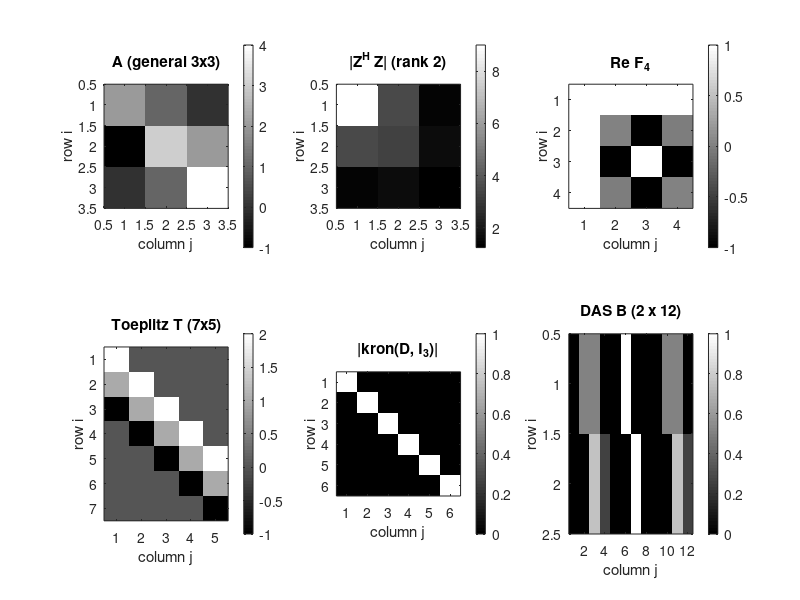

Recreate this plot in MATLAB.
%% m05_matrix_basics.m  Module 05: the matrix workbench (Demo 05.2) in numbers
% Purpose : print every operation of the Module 05 workbench on the same small
%           matrices as the page, so each number on the page can be checked here:
%           A*x two ways, A*B vs B*A, .' vs ' on IQ data, inv/det of 2x2 and 3x3,
%           A\b (square and tall), rank of a rank-deficient matrix, projectors,
%           the DFT matrix F4, convolution as a Toeplitz matrix, kron for
%           per-element operators on stacked channel data, and a tiny sparse DAS matrix.
% Change  : edit any matrix below; e.g. make row 3 of A = row 1 + row 2 and rerun.
% Expect  : A*x = [4 3 -2]; det(A) = 24; A*B = [2 1 3; 1 5 -5; 4 5 -1] ~= B*A;
%           z.'*z = 0 but z'*z = 2; A\b = [1 -1 0.5]; tall fit slope -0.98 dB/MHz;
%           rank(M) = 2 with null vector [1 1 -1]; F4'*F4 = 4*I; T*x = conv(h,x);
%           DAS: nnz(B) = 10, B*d = [2 0.75]; hilb(10): A\b residual ~1e-16 vs
%           inv(A)*b ~4e-5 at equal forward error ~5e-4 (backslash is backward stable).
% Runtime : < 1 s.  Base MATLAB only; runs in MATLAB R2019b+ and GNU Octave 8.
rng(1);
pm = @(name, M) fprintf(['%s =\n' repmat([repmat('%9.4g', 1, size(M,2)) '\n'], 1, size(M,1))], name, M.');   % print a real matrix row by row

%% 1. A*x: row picture (one dot product per output) and column picture (mix of columns)
A = [ 2 1 0;
     -1 3 2;
      0 1 4];                  % 3x3 real, not symmetric
x = [1; 2; -1];                % 3x1 column vector
for i = 1:3
    fprintf('row %d: [%g %g %g] . [%g %g %g] = %g\n', i, A(i,:), x, A(i,:)*x);
end
y = zeros(3,1);
for j = 1:3
    y = y + x(j)*A(:,j);       % add x_j times column j
    fprintf('after column %d: [%g %g %g]\n', j, y);
end
fprintf('A*x = [%g %g %g]\n\n', A*x);

%% 2. A*B versus B*A: the order matters
B = [1 0 2;
     0 1 -1;
     1 1 0];
pm('A*B', A*B);  pm('B*A', B*A);  pm('A*B - B*A', A*B - B*A);
fprintf('(A*B)(2,3) = %g*%g + %g*%g + %g*%g = %g\n\n', A(2,1), B(1,3), A(2,2), B(2,3), A(2,3), B(3,3), A(2,:)*B(:,3));

%% 3. Transpose .' versus conjugate transpose ' on IQ data
Z = [1+2i, 0.5-1i, -1i;
     2,   -1+1i,   0.3+0.4i];  % K = 2 snapshots (rows) x N = 3 elements (columns), complex IQ
disp('Z.'' (transpose, no conjugate) ='); disp(Z.');
disp('Z''  (conjugate transpose)    ='); disp(Z');
z = [1; 1i];
fprintf('z = [1; 1i]:  z.''*z = %g   z''*z = %g\n', z.'*z, z'*z);
R = Z'*Z;                      % 3x3 sample covariance across elements (times K): Hermitian PSD
disp('R = Z''*Z ='); disp(R);
fprintf('diag(R) = [%.2f %.2f %.2f] (element energies, real)\n', real(diag(R)));
ev = sort(real(eig(R)), 'descend');
fprintf('eig(R) = [%.4f %.4f %.4f], rank(R) = %d (K = 2 snapshots)\n\n', ev, rank(R));

%% 4. Inverse and determinant, 2x2 and 3x3
A2 = [4 7; 2 6];
fprintf('det(A2) = %g, inv(A2) = (1/det)[d -b; -c a]:\n', det(A2)); disp(inv(A2));
fprintf('det(A) = %g\n', det(A));
pm('24*inv(A) (the adjugate)', round(24*inv(A)));
pm('inv(A)', inv(A));
fprintf('max|A*inv(A) - I| = %.1e\n\n', max(max(abs(A*inv(A) - eye(3)))));

%% 5. Solve A x = b: square (LU) and tall (least squares by QR)
b = [1; -3; 1];
fprintf('A\\b = [%g %g %g]\n', A\b);
f  = [2; 4; 6; 8];                     % MHz
yd = [-1.0; -3.2; -4.8; -7.0];         % log-spectral ratio, dB
Af = [ones(4,1) f];                    % 4x2: intercept and slope columns
cf = Af \ yd;                          % least squares (QR inside)
r  = yd - Af*cf;
fprintf('tall 4x2 fit: c = Af\\y = [%.4f %.4f]  (intercept dB, slope dB/MHz)\n', cf);
fprintf('residual r = [%.3f %.3f %.3f %.3f], Af''*r = [%.1e %.1e]\n\n', r, Af'*r);

%% 6. Rank of a rank-deficient matrix
M = [1 2 3;
     2 0 2;
     0 1 1;
     1 1 2];                    % column 3 = column 1 + column 2
s = svd(M);
fprintf('svd(M) = [%.4f %.4f %.2e], rank(M) = %d\n', s, rank(M));
nv = [1; 1; -1];
fprintf('M*[1;1;-1] = [%g %g %g %g] (null vector)\n\n', M*nv);

%% 7. Projectors: P^2 = P
N = 4; one = ones(N,1);
P = eye(N) - one*one'/N;        % removes the slow-time mean (simplest wall filter)
pm('P = I - 11''/4', P);
xs = [3.0; 3.2; 2.9; 3.1];      % slow-time samples at one pixel: tissue (mean) + small flow
fprintf('P*x = [%.2f %.2f %.2f %.2f] (mean %.2f removed)\n', P*xs, mean(xs));
fprintf('max|P^2 - P| = %.1e, eig(P) = [%s], trace = %g\n', max(max(abs(P*P - P))), num2str(sort(eig(P)).', '%.0f '), trace(P));
H = Af * ((Af'*Af) \ Af');      % hat matrix of the line fit in section 5 (fine here: kappa small)
pm('H = Af*(Af''*Af)^-1*Af''', H);
fprintf('H*y = [%.3f %.3f %.3f %.3f] = Af*c, max|H^2 - H| = %.1e, trace(H) = %g\n\n', H*yd, max(max(abs(H*H - H))), trace(H));

%% 8. DFT matrix F4: F'*F = 4 I
n = (0:3);
F = exp(-2i*pi*n.'*n/4);        % F(k+1,n+1) = exp(-j 2 pi k n / 4): entries 1, -j, -1, j
disp('F4 ='); disp(round(F));   % round removes 1e-16 residue in printing
disp('F4''*F4 ='); disp(round(real(F'*F)*1e12)/1e12);
xf = [1; 2; 0; -1];
Fx = F*xf; Fx(abs(Fx) < 1e-12) = 0; Fx = round(Fx*1e12)/1e12;   % clean 1e-16 rounding residue for printing
fprintf('F*x    = %s\nfft(x) = %s\n', mat2str(Fx.', 4), mat2str(fft(xf).', 4));
fprintf('||F*x||^2 = %g = 4*||x||^2 = %g\n\n', norm(F*xf)^2, 4*norm(xf)^2);

%% 9. Convolution as a Toeplitz matrix
h  = [2; 1; -1];                % 3-tap pulse
xr = [1; 0; 0; 2; 0];           % reflectivity: two scatterers
T  = toeplitz([h; zeros(4,1)], [h(1) zeros(1,4)]);   % (5+3-1) x 5 = 7x5
pm('T = toeplitz([h; 0 0 0 0], [h(1) 0 0 0 0])', T);
fprintf('T*x       = [%s]\nconv(h,x) = [%s]\n\n', num2str((T*xr).', '%g '), num2str(conv(h, xr).', '%g '));

%% 10. kron: a per-element operator on stacked channel data d = X(:)
X  = [1 2; 3 4; 5 6];           % 3 time samples x 2 elements
d  = X(:);                      % stacked element by element
Dp = diag([1, -1i]);            % phase screen: element 2 delayed by a quarter period (phase -pi/2)
K  = kron(Dp, eye(3));          % 6x6, block diagonal
dab = K*d;
fprintf('kron(D, I3)*d = %s\n', mat2str(dab.', 3));
fprintf('equals vec(X*D): %d; correction kron(D'', I3) restores d: max err %.1e\n\n', ...
        isequal(dab, reshape(X*Dp, [], 1)), max(abs(kron(Dp', eye(3))*dab - d)));

%% 11. A tiny DAS operator: 2 pixels x (4 samples x 3 elements), linear interpolation
Nt = 4; Ne = 3;
tau = [2.5 2.0 2.5;             % pixel 1: delay per element, in samples (1-based, illustrative)
       3.25 3.0 3.25];          % pixel 2 (deeper)
rr = []; cc = []; ww = [];
for p = 1:2
    for e = 1:Ne
        n0 = floor(tau(p,e)); fr = tau(p,e) - n0;
        rr = [rr p p]; cc = [cc (e-1)*Nt+n0, (e-1)*Nt+n0+1]; ww = [ww 1-fr fr];
    end
end
keep = ww > 0;                  % drop zero weights (integer delays)
Bd = sparse(rr(keep), cc(keep), ww(keep), 2, Nt*Ne);
pm('full(B)', full(Bd));
fprintf('nnz(B) = %d of %d entries\n', nnz(Bd), numel(Bd));
dd = full(Bd(1,:)).';           % channel data of a unit scatterer at pixel 1 (H = B'' model)
pm('X = reshape(d, 4, 3)', reshape(dd, Nt, Ne));
fprintf('img = B*d = [%g %g]\n', full(Bd*dd));
pm('B*B'' (PSF matrix: column 1 = image of pixel 1)', full(Bd*Bd'));

%% 12. Why backslash and not inv: an ill-conditioned example
Hh = hilb(10); xt = ones(10,1); bh = Hh*xt;
xb = Hh \ bh; xi = inv(Hh)*bh;
fprintf('hilb(10): cond = %.1e\n', cond(Hh));
fprintf('  A\\b     : residual %.1e, error %.1e\n', norm(Hh*xb - bh)/norm(bh), norm(xb - xt)/norm(xt));
fprintf('  inv(A)*b: residual %.1e, error %.1e\n', norm(Hh*xi - bh)/norm(bh), norm(xi - xt)/norm(xt));

%% 13. Figure: structure of the operators
figure;
mats = {A, abs(R), real(F), T, abs(K), full(Bd)};
ttl  = {'A (general 3x3)', '|Z^H Z| (rank 2)', 'Re F_4', 'Toeplitz T (7x5)', '|kron(D, I_3)|', 'DAS B (2 x 12)'};
for k = 1:6
    subplot(2,3,k); imagesc(mats{k}); colorbar; title(ttl{k}); xlabel('column j'); ylabel('row i');
    if k < 6, axis image; end
end
colormap(gray);
